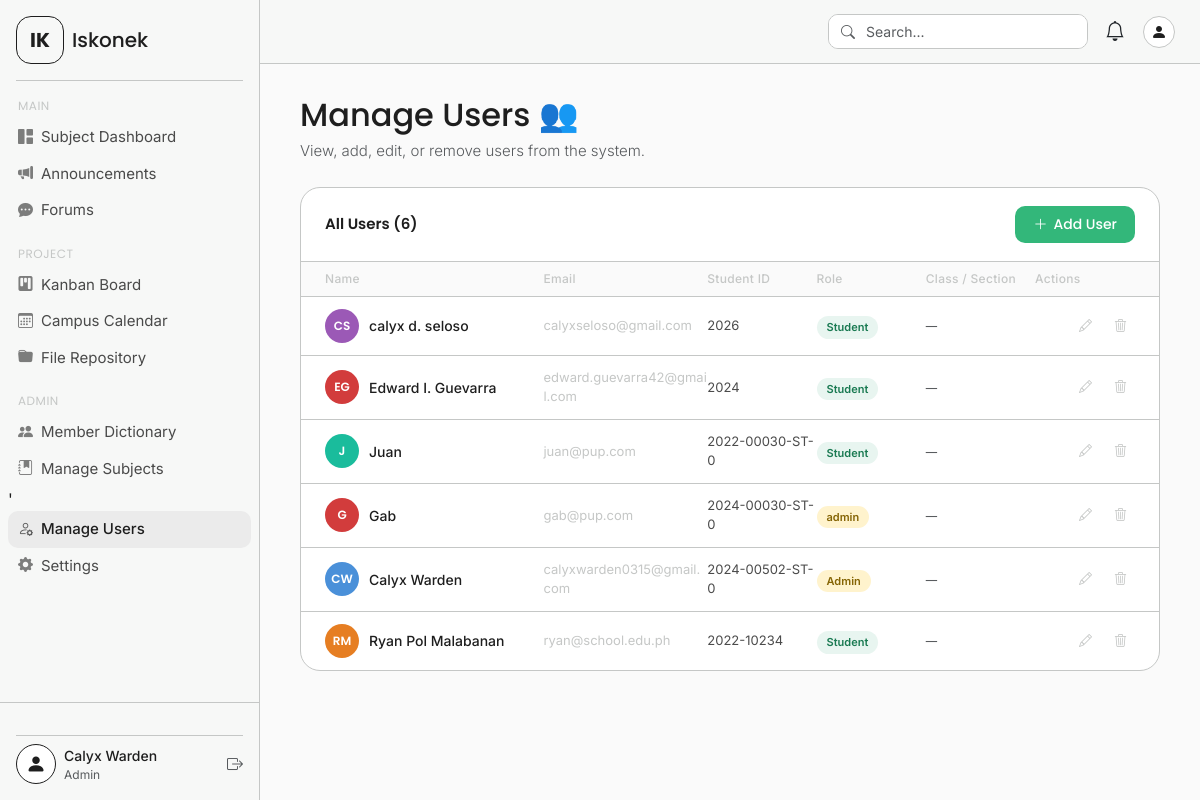
The app's page /manage_users.php (signed in) with its own data.
### tables this page shows
CREATE TABLE `users` (
  `id` int(11) NOT NULL,
  `first_name` varchar(120) NOT NULL,
  `mid_name` varchar(120) DEFAULT NULL,
  `last_name` varchar(120) NOT NULL,
  `email` varchar(160) NOT NULL,
  `student_id` varchar(30) NOT NULL,
  `section_id` int(11) DEFAULT NULL,
  `role` varchar(80) DEFAULT 'Student',
  `password` varchar(255) NOT NULL,
  `avatar` varchar(255) DEFAULT NULL,
  `created_at` timestamp NOT NULL DEFAULT current_timestamp()
);

### manage_users.php (the view, shortened to what this page needs)
<?php
require_once 'includes/config.php';
$users_query = $conn->query("
    SELECT u.id, u.first_name, u.mid_name, u.last_name,
           CONCAT_WS(' ', u.first_name, u.mid_name, u.last_name) AS full_name,
           u.email, u.student_id, u.role, u.section_id, u.created_at,
           s.program, s.year, s.section, s.name AS section_name
    FROM users u
    LEFT JOIN sections s ON u.section_id = s.id
    ORDER BY u.created_at DESC
");
$users = $users_query->fetch_all(MYSQLI_ASSOC);
function avatarColor(string $name): string {
    $colors = ['#33b77a','#4a90d9','#d23c3c','#f5a623','#9b59b6','#1abc9c','#e67e22','#2980b9'];
    return $colors[abs(crc32($name)) % count($colors)];
}
function initials(string $name): string {
    $parts = explode(' ', trim($name));
    $i = strtoupper(substr($parts[0], 0, 1));
    if (count($parts) > 1) $i .= strtoupper(substr(end($parts), 0, 1));
    return $i;
}
?>
<!DOCTYPE html>
<html lang="en">
<head>
  <link href="https://cdn.jsdelivr.net/npm/bootstrap@5.3.3/dist/css/bootstrap.min.css" rel="stylesheet">
  <link href="https://cdn.jsdelivr.net/npm/bootstrap-icons@1.11.3/font/bootstrap-icons.min.css" rel="stylesheet">
  <link href="assets/css/manage_users.css" rel="stylesheet">
</head>
<body>
<div class="app-wrapper">
  <?php include 'includes/sidebar.php'; ?>
  <div class="main-content">
    <?php include 'includes/navbar.php'; ?>
    <div class="page-body">
      <div class="mb-4">
        <h2 class="hero-greeting mb-1">Manage Users 👥</h2>
        <p class="hero-sub text-muted">View, add, edit, or remove users from the system.</p>
      </div>
      <div class="users-panel">
        <div class="users-panel-header">
          <p class="users-panel-title">All Users (<?= count($users) ?>)</p>
          <button class="btn-new-user" onclick="openAddModal()">
            <i class="bi bi-plus-lg"></i> Add User
          </button>
        </div>
        <?php if (empty($users)): ?>
          <div class="users-empty">
            <i class="bi bi-people"></i>
            <p class="mb-1 fw-medium" style="font-size:15px;">No users yet</p>
          </div>
        <?php else: ?>
          <div class="user-table-header">
            <span>Name</span>
            <span>Email</span>
            <span>Student ID</span>
            <span>Role</span>
            <span>Class / Section</span> <span>Actions</span>
          </div>
          <?php foreach ($users as $u): ?>
            <?php $display_name = !empty(trim($u['full_name'])) ? $u['full_name'] : 'System User'; ?>
            <div class="user-row">
              <div class="user-info">
                <div class="user-avatar" style="background:<?= avatarColor($display_name) ?>;">
                  <?= initials($display_name) ?>
                </div>
                <div>
                  <div class="user-name"><?= htmlspecialchars($display_name) ?></div>
                </div>
              </div>
              <div class="user-email"><?= htmlspecialchars($u['email'] ?? '') ?></div>
              <div class="user-student-id"><?= htmlspecialchars($u['student_id'] ?? '') ?></div>
              <div>
                <?php $role_lower = strtolower($u['role'] ?? 'student'); ?>
                <span class="user-role-badge <?= $role_lower === 'admin' ? 'role-admin' : 'role-student' ?>">
                  <?= htmlspecialchars($u['role'] ?? 'Student') ?>
                </span>
              </div>
              <div class="user-section text-secondary fw-medium">
                <?php
                  if (!empty($u['program'])) {
                      echo htmlspecialchars($u['program']) . ' ' . htmlspecialchars($u['year'] ?? '') . '-' . htmlspecialchars($u['section'] ?? '');
                  } else {
                      echo '<span class="text-muted small">—</span>';
                  }
                ?>
              </div>
              <div class="user-actions">
                <button class="btn-edit-user" title="Edit"
                        onclick='openEditModal(<?= json_encode($u, JSON_HEX_APOS | JSON_HEX_QUOT) ?>)'>
                  <i class="bi bi-pencil"></i>
                </button>
                <button class="btn-delete-user" title="Delete"
                        onclick="confirmDelete(<?= $u['id'] ?>, '<?= htmlspecialchars(addslashes($display_name)) ?>')">
                  <i class="bi bi-trash3"></i>
                </button>
              </div>
            </div>
          <?php endforeach; ?>
        <?php endif; ?>
      </div>
    </div>
  </div>
</div>
</body>
</html>

### assets/css/manage_users.css (style rules this page uses)
.users-panel { background: white; border: 1px solid var(--border-color); border-radius: 20px; overflow: hidden; }
.users-panel-header { display: flex; align-items: center; justify-content: space-between; padding: 18px 24px; border-bottom: 1px solid var(--border-color); }
.users-panel-title { font-family: var(--font-heading); font-size: 15px; font-weight: 600; color: var(--text-primary); margin: 0; }
.btn-new-user { background-color: var(--accent-green); color: white; border: none; border-radius: 10px; padding: 8px 18px; font-size: 14px; font-weight: 500; font-family: var(--font-heading); transition: background-color 0.15s; display: flex; align-items: center; gap: 6px; }
.user-table-header, .user-row { display: grid; grid-template-columns: 2fr 1.5fr 1fr 1fr 1fr 100px; align-items: center; padding: 12px 24px; }
.user-table-header { padding-top: 8px; padding-bottom: 8px; font-size: 12px; font-weight: 500; color: var(--text-muted); letter-spacing: 0.3px; border-bottom: 1px solid var(--border-color); background: #fafafa; }
.user-row { border-bottom: 1px solid var(--border-color); transition: background-color 0.15s ease; }
.user-row:last-child { border-bottom: none; }
.user-info { display: flex; align-items: center; gap: 10px; }
.user-avatar { width: 34px; height: 34px; min-width: 34px; border-radius: 50%; display: flex; align-items: center; justify-content: center; color: white; font-weight: 600; font-size: 12px; font-family: var(--font-heading); }
.user-name { font-size: 14px; font-weight: 500; color: var(--text-primary); }
.user-email { font-size: 13px; color: var(--text-muted); word-break: break-all; }
.user-student-id { font-size: 13px; color: var(--text-secondary); }
.user-section { font-size: 13px; }
.user-role-badge { display: inline-block; padding: 3px 10px; border-radius: 20px; font-size: 11px; font-weight: 600; text-align: center; }
.role-admin { background: #fff3cd; color: #856404; }
.role-student { background: #e8f5f0; color: #1a7a52; }
.user-actions { display: flex; gap: 6px; justify-content: flex-end; }
.btn-edit-user, .btn-delete-user { background: none; border: none; padding: 5px 8px; border-radius: 8px; font-size: 13px; cursor: pointer; transition: background 0.15s, color 0.15s; }
.btn-edit-user { color: var(--text-muted); }
.btn-delete-user { color: var(--text-muted); }

### assets/css/style.css (style rules this page uses)
:root { --sidebar-width: 260px; --navbar-height: 64px; --bg-main: #fafafa; --bg-sidebar: #f7f8f7; --border-color: #c5c7c6; --hover-bg: #ebebeb; --text-primary: #1e1e1e; --text-secondary: rgba(30, 30, 30, 0.8); --text-muted: #c5c7c6; --accent-green: #33b77a; --accent-red: #d23c3c; --font-main: 'Inter', sans-serif; --font-heading: 'Poppins', sans-serif; }
* { box-sizing: border-box; }
body { font-family: var(--font-main); background-color: var(--bg-main); color: var(--text-primary); overflow-x: hidden; }
.app-wrapper { display: flex; min-height: 100vh; }
.main-content { margin-left: var(--sidebar-width); flex: 1; display: flex; flex-direction: column; min-height: 100vh; }
.page-body { padding: 32px 40px; flex: 1; }
.hero-greeting { font-family: var(--font-heading); font-size: 32px; font-weight: 500; color: var(--text-primary); line-height: 1.2; }
.hero-sub { font-size: 15px; font-weight: 300; color: var(--text-primary); margin-top: 6px; }

### records on screen
users: display_name "CS", display_name "calyx d. seloso", email "calyxseloso@gmail.com", student "2026", role "Student"
users: display_name "EG", display_name "Edward I. Guevarra", email "edward.guevarra42@gmail.com", student "2024", role "Student"
users: display_name "J", display_name "Juan", email "juan@pup.com", student "2022-00030-ST-0", role "Student"
users: display_name "G", display_name "Gab", email "gab@pup.com", student "2024-00030-ST-0", role "admin"
users: display_name "CW", display_name "Calyx Warden", email "calyxwarden0315@gmail.com", student "2024-00502-ST-0", role "Admin"
users: display_name "RM", display_name "Ryan Pol Malabanan", email "ryan@school.edu.ph", student "2022-10234", role "Student"

### other values on screen
$_SESSION['full_name'] "Calyx Warden"
$_SESSION['role'] "Admin"
count($users) "6"
